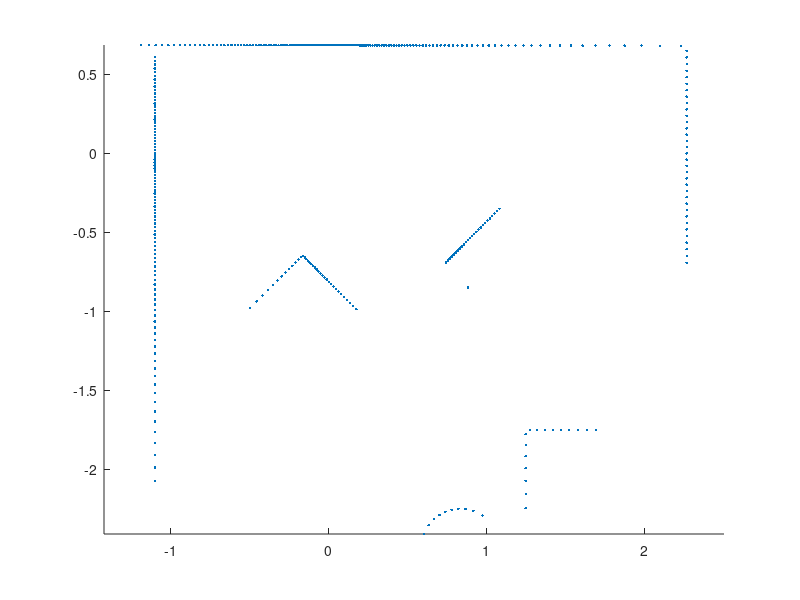

MATLAB code for this plot: (Note: this script raises an error after producing the figure.)
clear
clf
hold on

load('data/gauntlet_scans.mat')
warning('off','all')

r = r_all(:,1);
theta = theta_all(:,1);

% Plot lidar scan
r_clean_index = find((r ~= 0) & (r < 3));
r_clean = r(r_clean_index);
theta_clean = theta(r_clean_index);
[x_scan, y_scan] = pol2cart(theta_clean, r_clean);
points = [x_scan y_scan];
plot(x_scan, y_scan, '.')
axis equal

resolution = 0.05;
offset = 0.5;
x_grid = resolution * round((min(x_scan)-offset:resolution:max(x_scan)+offset) / resolution);
y_grid = resolution * round((min(y_scan)-offset:resolution:max(y_scan)+offset) / resolution);
[x, y] = meshgrid(x_grid, y_grid);
f = 0;

% find walls
d = 0.01;
n = 500;
wall_weight = 0.0125;
% should be 3 walls
for i=1:3
    [endpoints, inliers, outliers, m, b] = ransac_line_fit(points, d, n, 0);
    for j=1:length(inliers)
        f = f - wall_weight * (log(sqrt((x-inliers(j,1)).^2 + (y-inliers(j,2)).^2)));
    end
    points=outliers;
end

% Find circle
d = 0.01;
n = 10000;
r_max = 0.3;
circle_weight = 1;
[circle_endpoints, circle_inliers, circle_outliers, near_matches, center, radius] = ransac_circle_fit(points, r_max, d, n, 0);

% place sink at circle center
f = f + circle_weight * log(sqrt((x-center(1)).^2 + (y-center(2)).^2));

% find obstacles
d = 0.01;
n = 1000;
obstacle_weight = 0.0125;
% should be 3 walls
while length(points) >= 3
    [endpoints, inliers, outliers, m, b] = ransac_line_fit(points, d, n, 0);
    for j=1:length(inliers)
        f = f - obstacle_weight * (log(sqrt((x-inliers(j,1)).^2 + (y-inliers(j,2)).^2)));
    end
    points=outliers;
end


contour(x, y, f, 'ShowText', 'On')
[u, v] = gradient(f);
quiver(x, y, -u, -v)

% Find path of robot from orgin
r = [0 0];
lambda = .75;
delta = 0.99;
threshold = -5;
while 1
    r_round = resolution * round(r / resolution);
    r_grad = -[u(y_grid == r_round(2), x_grid == r_round(1)), v(y_grid == r_round(2), x_grid == r_round(1))] * lambda;
    quiver(r(1), r(2), r_grad(1), r_grad(2), 'c', 'LineWidth', 2, 'MaxHeadSize', 0.5)
    
    r = r + r_grad;
    %z = double(subs(f, [x, y], [r(1), r(2)]));
    lambda = lambda * delta;
    
    r_round = resolution * round(r / resolution);
    if f(y_grid == r_round(2), x_grid == r_round(1)) < threshold
        break
    end
end
